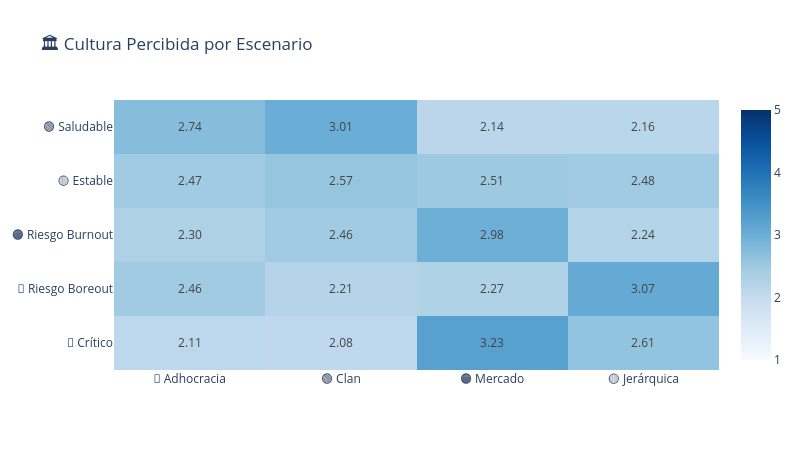

Notebook cell for this chart:
### Markdown cell above
## 4. 🏛️ Cultura CVF por Escenario

¿Qué cultura predomina en cada escenario?

### Code cell
# CULTURA CVF POR ESCENARIO


# Calcular scores de cultura si no existen
if "cvf_adhocracia" not in df_benchmark.columns:
    df_benchmark["cvf_adhocracia"] = df_benchmark[["q60", "q61"]].mean(axis=1)
    df_benchmark["cvf_clan"] = df_benchmark[["q62", "q63"]].mean(axis=1)
    df_benchmark["cvf_mercado"] = df_benchmark[["q64", "q65"]].mean(axis=1)
    df_benchmark["cvf_jerarquica"] = df_benchmark[["q66", "q67"]].mean(axis=1)

cultura_cols = ["cvf_adhocracia", "cvf_clan", "cvf_mercado", "cvf_jerarquica"]
cultura_nombres = ["🔵 Adhocracia", "🟢 Clan", "🟠 Mercado", "🟡 Jerárquica"]

# Medias por escenario
cultura_por_escenario = df_benchmark.groupby("escenario")[cultura_cols].mean()

# 🆕 REORDENAR según el orden lógico de ESCENARIOS
cultura_por_escenario = cultura_por_escenario.reindex(ESCENARIOS)


print("🏛️ CULTURA CVF PERCIBIDA POR ESCENARIO")

print(cultura_por_escenario.round(2))

# Heatmap
fig = px.imshow(
    cultura_por_escenario.values,
    x=cultura_nombres,
    y=[ETIQUETAS_ES[esc] for esc in ESCENARIOS],
    color_continuous_scale='Blues',
    zmin=1, zmax=5,
    title="🏛️ Cultura Percibida por Escenario",
    text_auto='.2f',
    aspect='auto'
)

fig.update_layout(height=450, width=800)
fig.show()

print("""
💡 INTERPRETACIÓN:
- 🟢 Saludable: Cultura Clan predominante (3.05) - apoyo familiar
- 🟡 Estable: Perfil equilibrado - ninguna cultura domina
- 🟠 Riesgo Burnout: Cultura Mercado predominante (3.06) - presión por resultados
- 🔵 Riesgo Boreout: Cultura Jerárquica predominante (2.96) - procesos rígidos
- 🔴 Crítico: Cultura Mercado muy alta (3.20) - máxima presión
""")

### Figure 1 — Plotly figure (JSON) as saved in the notebook; plotly's stock layout.template omitted (floating-point values rounded to 4 significant figures)
{"data": [{"coloraxis": "coloraxis", "hovertemplate": "x: %{x}<br>y: %{y}<br>color: %{z}<extra></extra>", "name": "0", "texttemplate": "%{z:.2f}", "type": "heatmap", "x": ["🔵 Adhocracia", "🟢 Clan", "🟠 Mercado", "🟡 Jerárquica"], "xaxis": "x", "y": ["🟢 Saludable", "🟡 Estable", "🟠 Riesgo Burnout", "🔵 Riesgo Boreout", "🔴 Crítico"], "yaxis": "y", "z": [[2.735, 3.01, 2.142, 2.157], [2.475, 2.574, 2.507, 2.48], [2.304, 2.458, 2.985, 2.242], [2.463, 2.209, 2.274, 3.069], [2.109, 2.085, 3.229, 2.61]]}], "layout": {"coloraxis": {"autocolorscale": false, "cmax": 5, "cmin": 1, "colorscale": [[0, "rgb(247,251,255)"], [0.125, "rgb(222,235,247)"], [0.25, "rgb(198,219,239)"], [0.375, "rgb(158,202,225)"], [0.5, "rgb(107,174,214)"], [0.625, "rgb(66,146,198)"], [0.75, "rgb(33,113,181)"], [0.875, "rgb(8,81,156)"], [1, "rgb(8,48,107)"]]}, "height": 450, "title": {"text": "🏛️ Cultura Percibida por Escenario"}, "width": 800, "xaxis": {"anchor": "y", "domain": [0, 1]}, "yaxis": {"anchor": "x", "autorange": "reversed", "domain": [0, 1]}}}
